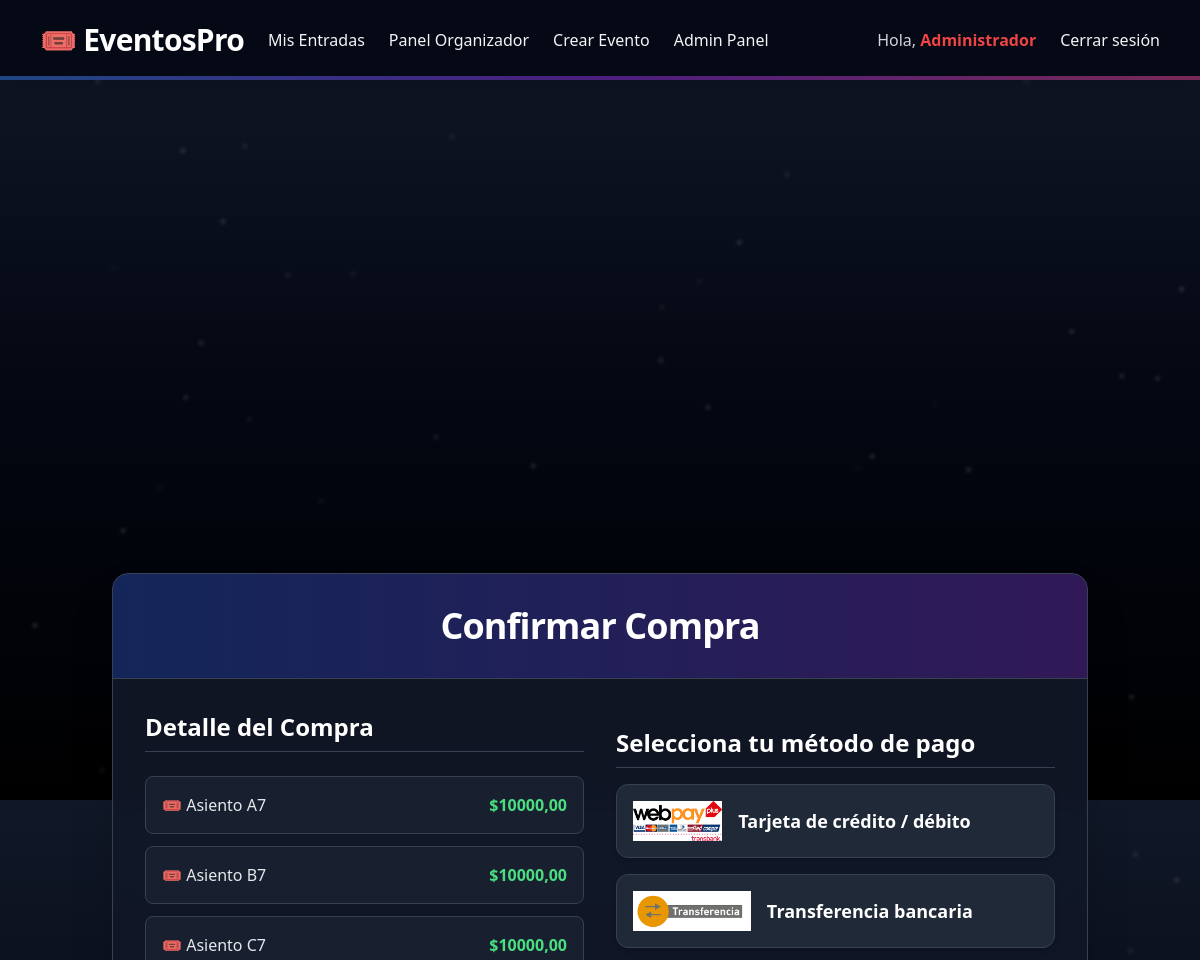
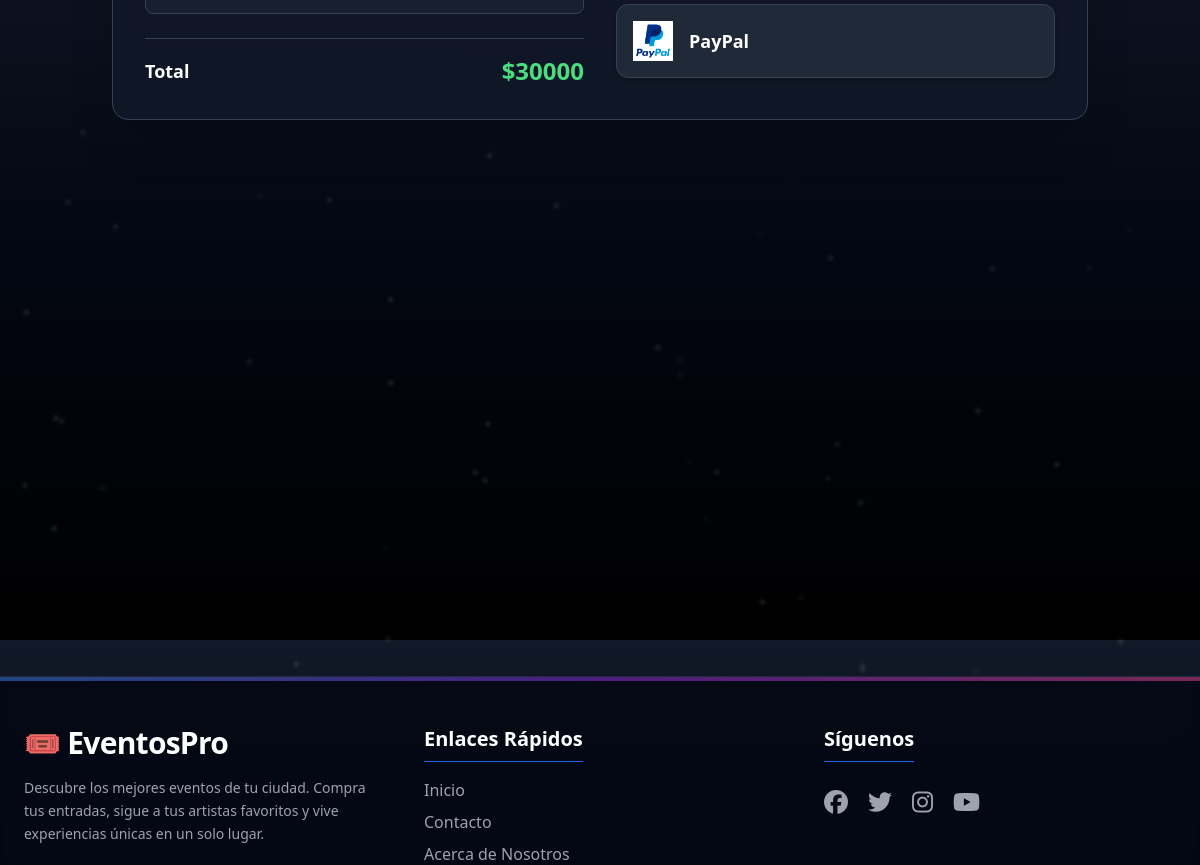
Page /compra/confirmar_compra/4/ (signed in) on the committed database (2 pictures, top to bottom).
### usuarios/models.py (models this page shows, shortened)
class Usuario(AbstractUser):
    rut = models.CharField(max_length=12, unique=True, validators=[validar_rut])
    telefono = models.CharField(max_length=15, blank=True)
    tipo_usuario = models.CharField(max_length=50, blank=False, choices=[
        ('administrador', 'Administrador'),
        ('cliente', 'Cliente'),
        ('organizador', 'Organizador'),
    ],)
    USERNAME_FIELD = 'username'  # indica que se usa 'username' para login
    REQUIRED_FIELDS = ['email', 'rut']  # campos obligatorios para createsuperuser

### compra/models.py (models this page shows, shortened)
class CompraDetalle(models.Model):
    compra = models.ForeignKey(Compra, on_delete=models.CASCADE, related_name='detalles')
    asiento = models.ForeignKey(AsientoEvento, on_delete=models.PROTECT)  # cada ticket un asiento
    nombre_asiento = models.CharField(max_length=10, null=True, blank=True)
    subtotal = models.DecimalField(max_digits=10, decimal_places=2)

class Compra(models.Model):
    ESTADO_COMPRA = [
        ('completada', 'Completada'),
        ('cancelada', 'Cancelada'),
    ]
    estado = models.CharField(max_length=20, choices=ESTADO_COMPRA, default='completada')
    usuario = models.ForeignKey(Usuario, on_delete=models.SET_NULL, null=True, blank=True, related_name='compras')
    fecha = models.DateTimeField(auto_now_add=True)
    total = models.DecimalField(max_digits=10, decimal_places=0)
    asientos_nombres = models.CharField(max_length=255, null=True, blank=True)
    evento_id = models.ForeignKey(Evento, on_delete=models.SET_NULL, null=True, blank=True)

### compra/views.py (the view, shortened to what this page needs)
# urls.py: path("confirmar_compra/<int:compra_id>/", views.confirmar_compra, name="confirmar_compra"),
@login_required
def confirmar_compra(request, compra_id):
    compra = get_object_or_404(Compra, id=compra_id, usuario=request.user)
    pago = get_object_or_404(Pago, compra=compra)
    detalles = compra.detalles.all()
    return render(request, 'compra/confirmar_compra.html', {
        'compra': compra,
        'pago': pago,
        'detalles': detalles
    })

### compra/templates/compra/confirmar_compra.html (shortened to what this page needs)
{% extends 'core.html' %}
{% block content %}
{% load static %}
<section class="min-h-[80vh] flex items-center justify-center px-6 py-12">
  <div class="w-full max-w-5xl bg-gray-900/90 border border-gray-700 rounded-2xl shadow-2xl overflow-hidden backdrop-blur-md text-white">
    <div class="p-8 border-b border-gray-700 bg-gradient-to-r from-blue-700/30 to-purple-700/30">
      <h1 class="text-4xl font-extrabold text-center tracking-tight">Confirmar Compra</h1>
    </div>
    <div class="grid md:grid-cols-2 gap-8 p-8">
      <div class="space-y-6 compra-detalle opacity-0">
        <h2 class="text-2xl font-semibold mb-4 border-b border-gray-700 pb-2">Detalle del Compra</h2>
        <ul class="space-y-3">
          {% for detalle in detalles %}
          <li class="flex justify-between bg-gray-800/60 p-4 rounded-lg border border-gray-700 hover:border-blue-500/40 transition">
            <span class="font-medium text-gray-200">🎟️ Asiento {{ detalle.nombre_asiento }}</span>
            <span class="font-semibold text-green-400">${{ detalle.subtotal }}</span>
          </li>
          {% endfor %}
        </ul>
        <div class="flex justify-between items-center border-t border-gray-700 pt-4 text-lg">
          <span class="font-bold">Total</span>
          <span class="font-bold text-green-400 text-2xl">${{ compra.total }}</span>
        </div>
      </div>
      <form method="POST" class="space-y-4 pago-opciones opacity-0">
        <h2 class="text-2xl font-semibold border-b border-gray-700 pb-2">Selecciona tu método de pago</h2>
        <div class="space-y-4">
          <button name="metodo" value="WebPay"
            class="w-full flex items-center justify-between bg-gray-800 hover:bg-blue-700/60 p-4 rounded-xl border border-gray-700 transition transform hover:-translate-y-1 hover:scale-[1.02] shadow-md">
            <div class="flex items-center gap-4">
              <img src="{% static 'img/webpay.png' %}" alt="Tarjeta" class="w-30 h-10">
              <span class="font-semibold text-lg">Tarjeta de crédito / débito</span>
            </div>
          </button>
          <button name="metodo" value="Transferencia"
            class="w-full flex items-center justify-between bg-gray-800 hover:bg-yellow-700/60 p-4 rounded-xl border border-gray-700 transition transform hover:-translate-y-1 hover:scale-[1.02] shadow-md">
            <div class="flex items-center gap-4">
              <img src="{% static 'img/transferencia.png' %}" alt="Transferencia" class="w-30 h-10">
              <span class="font-semibold text-lg">Transferencia bancaria</span>
            </div>
          </button>
          <button name="metodo" value="PayPal"
            class="w-full flex items-center justify-between bg-gray-800 hover:bg-green-700/60 p-4 rounded-xl border border-gray-700 transition transform hover:-translate-y-1 hover:scale-[1.02] shadow-md">
            <div class="flex items-center gap-4">
              <img src="{% static 'img/paypal.jpg' %}" alt="PayPal" class="w-30 h-10">
              <span class="font-semibold text-lg">PayPal</span>
            </div>
          </button>
        </div>
      </form>
    </div>
  </div>
</section>
{% endblock %}

### templates/navbar.html (shortened to what this page needs)
<nav class="backdrop-blur-md bg-gray-950/80 text-gray-100 shadow-lg sticky top-0 z-50 transition-all duration-300 relative">
    <div class="max-w-7xl mx-auto px-6 sm:px-8 lg:px-10">
        <div class="flex justify-between h-20 items-center">
            <div class="flex items-center space-x-6">
                <a href="{% url 'home' %}"
                    class="text-3xl font-extrabold tracking-tight text-white hover:text-blue-400 transition duration-300">
                    🎟️ EventosPro
                </a>
                {% if request.user.is_authenticated %}
                    {% if request.user.tipo_usuario == 'cliente' %}
                        <a href="{% url 'compra:mis_compras' %}" class="hover:text-blue-400 transition duration-300">Mis Entradas</a>
                    {% elif request.user.tipo_usuario == 'administrador' %}
                        <a href="{% url 'compra:mis_compras' %} " class="hover:text-blue-400 transition duration-300">Mis Entradas</a>
                        <a href="{% url 'eventos:mis_eventos' %}" class="hover:text-blue-400 transition duration-300">Panel Organizador</a>
                        <a href="{% url 'eventos:crear_evento' %}" class="hover:text-blue-400 transition duration-300">Crear Evento</a>
                        <a href="{% url 'administrador:admin_inicio' %}" class="hover:text-blue-400 transition duration-300">Admin Panel</a>
                    {% endif %}
                {% endif %}
            </div>
            <div class="hidden md:flex space-x-6 items-center">
                {% if request.user.is_authenticated %}
                    <p class="text-gray-300 font-medium">
                        Hola, <span class="text-red-500 font-semibold hover:text-red-400 transition">{{ request.user.username }}</span>
                    </p>
                    <a href="{% url 'logout' %}" class="hover:text-red-400 transition duration-300">Cerrar sesión</a>
                {% else %}
                    <a href="{% url 'iniciar_sesion' %}" class="hover:text-blue-400 transition duration-300">Iniciar sesión</a>
                    <a href="{% url 'registrar_usuario' %}" class="hover:text-green-400 transition duration-300">Registrarse</a>
                {% endif %}
            </div>
        </div>
    </div>
    <div class="absolute bottom-0 left-0 w-full h-1 bg-gradient-to-r from-blue-500 via-purple-600 to-pink-500 opacity-50"></div>
</nav>

### static/css/estilos.css (style rules this page uses)
.grid { overflow: hidden; }

### rows in the picture
Usuario: user.username "Administrador"
CompraDetalle: nombre_asiento "A7", subtotal "10000,00"
CompraDetalle: nombre_asiento "B7", subtotal "10000,00"
CompraDetalle: nombre_asiento "C7", subtotal "10000,00"
Compra: total "30000"
